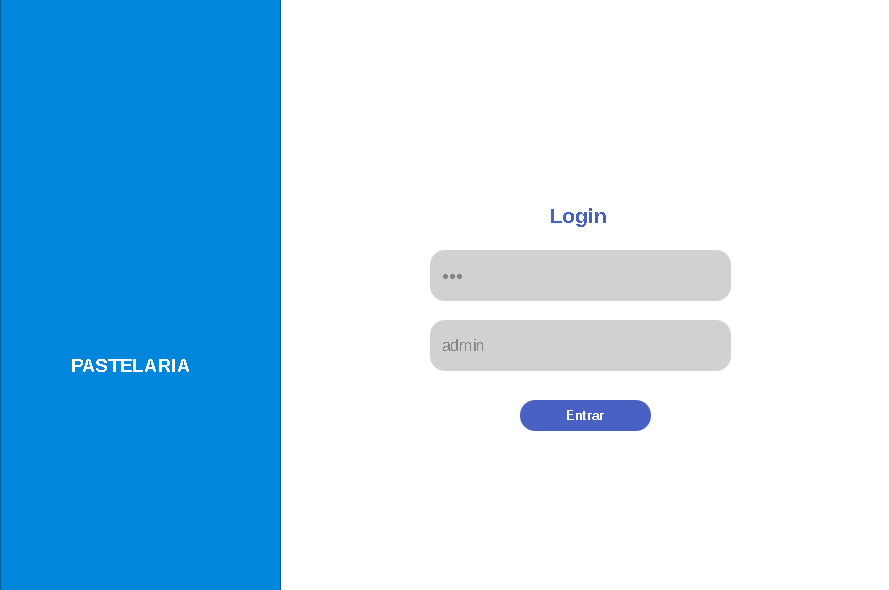
<?xml version="1.0" encoding="UTF-8"?>
<ui version="4.0">
 <class>Dialog</class>
 <widget class="QDialog" name="Dialog">
  <property name="geometry">
   <rect>
    <x>0</x>
    <y>0</y>
    <width>889</width>
    <height>590</height>
   </rect>
  </property>
  <property name="font">
   <font>
    <stylestrategy>NoAntialias</stylestrategy>
   </font>
  </property>
  <property name="windowTitle">
   <string>Dialog</string>
  </property>
  <widget class="QColumnView" name="columnView">
   <property name="geometry">
    <rect>
     <x>90</x>
     <y>-50</y>
     <width>881</width>
     <height>651</height>
    </rect>
   </property>
   <property name="font">
    <font>
     <weight>75</weight>
     <bold>true</bold>
    </font>
   </property>
   <property name="styleSheet">
    <string notr="true"/>
   </property>
  </widget>
  <widget class="QLineEdit" name="lineEdit_4">
   <property name="geometry">
    <rect>
     <x>0</x>
     <y>-10</y>
     <width>281</width>
     <height>631</height>
    </rect>
   </property>
   <property name="styleSheet">
    <string notr="true">background-color: rgb(0, 135, 219);
image: url(:/pastelpng/pastel.png);
background-image: url(:/pastelpng/pastel.png);
</string>
   </property>
  </widget>
  <widget class="QLabel" name="label">
   <property name="geometry">
    <rect>
     <x>550</x>
     <y>200</y>
     <width>71</width>
     <height>31</height>
    </rect>
   </property>
   <property name="font">
    <font>
     <family>MS Shell Dlg 2</family>
     <pointsize>16</pointsize>
     <weight>75</weight>
     <italic>false</italic>
     <bold>true</bold>
    </font>
   </property>
   <property name="styleSheet">
    <string notr="true">color: rgb(0, 85, 255);

color: rgb(72, 97, 195);
</string>
   </property>
   <property name="text">
    <string>Login</string>
   </property>
  </widget>
  <widget class="QLabel" name="label_2">
   <property name="geometry">
    <rect>
     <x>71</x>
     <y>330</y>
     <width>141</width>
     <height>71</height>
    </rect>
   </property>
   <property name="font">
    <font>
     <family>MS Shell Dlg 2</family>
     <pointsize>14</pointsize>
     <weight>75</weight>
     <italic>false</italic>
     <bold>true</bold>
    </font>
   </property>
   <property name="styleSheet">
    <string notr="true">color: rgb(255, 255, 255);
</string>
   </property>
   <property name="text">
    <string>PASTELARIA</string>
   </property>
  </widget>
  <widget class="QLabel" name="label_5">
   <property name="enabled">
    <bool>true</bool>
   </property>
   <property name="geometry">
    <rect>
     <x>50</x>
     <y>190</y>
     <width>151</width>
     <height>141</height>
    </rect>
   </property>
   <property name="styleSheet">
    <string notr="true">image: url(:/pastelpng/pastel.png);</string>
   </property>
   <property name="text">
    <string/>
   </property>
   <property name="pixmap">
    <pixmap>img/sopro.png</pixmap>
   </property>
   <property name="scaledContents">
    <bool>true</bool>
   </property>
  </widget>
  <widget class="QLineEdit" name="edtSenha">
   <property name="geometry">
    <rect>
     <x>430</x>
     <y>250</y>
     <width>301</width>
     <height>51</height>
    </rect>
   </property>
   <property name="styleSheet">
    <string notr="true">color: rgb(134, 134, 134);
font: 10pt &quot;MS Shell Dlg 2&quot;;
background-color: rgb(209, 209, 209);


font: 12pt &quot;MS Shell Dlg 2&quot;;
border-radius: 15px;
padding:10px</string>
   </property>
   <property name="text">
    <string>123</string>
   </property>
   <property name="echoMode">
    <enum>QLineEdit::Password</enum>
   </property>
   <property name="placeholderText">
    <string>senha</string>
   </property>
  </widget>
  <widget class="QLineEdit" name="edtNome">
   <property name="geometry">
    <rect>
     <x>430</x>
     <y>320</y>
     <width>301</width>
     <height>51</height>
    </rect>
   </property>
   <property name="font">
    <font>
     <family>MS Shell Dlg 2</family>
     <pointsize>12</pointsize>
     <weight>50</weight>
     <italic>false</italic>
     <bold>false</bold>
    </font>
   </property>
   <property name="styleSheet">
    <string notr="true">color: rgb(134, 134, 134);
font: 10pt &quot;MS Shell Dlg 2&quot;;
background-color: rgb(209, 209, 209);


font: 12pt &quot;MS Shell Dlg 2&quot;;
border-radius: 15px;
padding:10px</string>
   </property>
   <property name="text">
    <string>admin</string>
   </property>
   <property name="placeholderText">
    <string>nome</string>
   </property>
  </widget>
  <widget class="QPushButton" name="btn_entrar">
   <property name="geometry">
    <rect>
     <x>520</x>
     <y>400</y>
     <width>131</width>
     <height>31</height>
    </rect>
   </property>
   <property name="font">
    <font>
     <pointsize>10</pointsize>
     <weight>75</weight>
     <bold>true</bold>
    </font>
   </property>
   <property name="styleSheet">
    <string notr="true">
background-color: rgb(72, 97, 195);
color: rgb(255, 255, 255);
 border: none;
border-radius: 15px
</string>
   </property>
   <property name="text">
    <string>Entrar</string>
   </property>
   <property name="autoDefault">
    <bool>true</bool>
   </property>
  </widget>
 </widget>
 <resources/>
 <connections/>
</ui>
